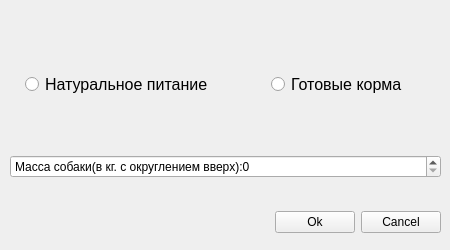
<?xml version="1.0" encoding="UTF-8"?>
<ui version="4.0">
 <class>Form</class>
 <widget class="QWidget" name="Form">
  <property name="geometry">
   <rect>
    <x>0</x>
    <y>0</y>
    <width>450</width>
    <height>250</height>
   </rect>
  </property>
  <property name="minimumSize">
   <size>
    <width>450</width>
    <height>250</height>
   </size>
  </property>
  <property name="maximumSize">
   <size>
    <width>450</width>
    <height>250</height>
   </size>
  </property>
  <property name="windowTitle">
   <string>Выберете параметры</string>
  </property>
  <widget class="QWidget" name="layoutWidget">
   <property name="geometry">
    <rect>
     <x>10</x>
     <y>10</y>
     <width>431</width>
     <height>251</height>
    </rect>
   </property>
   <property name="sizePolicy">
    <sizepolicy hsizetype="Expanding" vsizetype="Preferred">
     <horstretch>0</horstretch>
     <verstretch>0</verstretch>
    </sizepolicy>
   </property>
   <layout class="QVBoxLayout" name="verticalLayout">
    <property name="leftMargin">
     <number>0</number>
    </property>
    <item>
     <spacer name="verticalSpacer">
      <property name="orientation">
       <enum>Qt::Vertical</enum>
      </property>
      <property name="sizeType">
       <enum>QSizePolicy::Fixed</enum>
      </property>
      <property name="sizeHint" stdset="0">
       <size>
        <width>20</width>
        <height>35</height>
       </size>
      </property>
     </spacer>
    </item>
    <item>
     <layout class="QHBoxLayout" name="horizontalLayout">
      <item>
       <spacer name="horizontalSpacer_2">
        <property name="orientation">
         <enum>Qt::Horizontal</enum>
        </property>
        <property name="sizeType">
         <enum>QSizePolicy::Fixed</enum>
        </property>
        <property name="sizeHint" stdset="0">
         <size>
          <width>15</width>
          <height>20</height>
         </size>
        </property>
       </spacer>
      </item>
      <item>
       <widget class="QRadioButton" name="natural_nutritatio_btn">
        <property name="font">
         <font>
          <pointsize>12</pointsize>
         </font>
        </property>
        <property name="text">
         <string>Натуральное питание</string>
        </property>
        <attribute name="buttonGroup">
         <string notr="true">radiobtns</string>
        </attribute>
       </widget>
      </item>
      <item>
       <spacer name="horizontalSpacer">
        <property name="orientation">
         <enum>Qt::Horizontal</enum>
        </property>
        <property name="sizeType">
         <enum>QSizePolicy::Fixed</enum>
        </property>
        <property name="sizeHint" stdset="0">
         <size>
          <width>52</width>
          <height>20</height>
         </size>
        </property>
       </spacer>
      </item>
      <item>
       <widget class="QRadioButton" name="ready_food_btn">
        <property name="font">
         <font>
          <pointsize>12</pointsize>
         </font>
        </property>
        <property name="text">
         <string>Готовые корма</string>
        </property>
        <attribute name="buttonGroup">
         <string notr="true">radiobtns</string>
        </attribute>
       </widget>
      </item>
     </layout>
    </item>
    <item>
     <spacer name="verticalSpacer_2">
      <property name="orientation">
       <enum>Qt::Vertical</enum>
      </property>
      <property name="sizeType">
       <enum>QSizePolicy::Fixed</enum>
      </property>
      <property name="sizeHint" stdset="0">
       <size>
        <width>20</width>
        <height>25</height>
       </size>
      </property>
     </spacer>
    </item>
    <item>
     <widget class="QSpinBox" name="dog_mass">
      <property name="suffix">
       <string/>
      </property>
      <property name="prefix">
       <string>Масса собаки(в кг. с округлением вверх):</string>
      </property>
     </widget>
    </item>
    <item>
     <layout class="QHBoxLayout" name="horizontalLayout_2">
      <item>
       <spacer name="horizontalSpacer_3">
        <property name="orientation">
         <enum>Qt::Horizontal</enum>
        </property>
        <property name="sizeHint" stdset="0">
         <size>
          <width>40</width>
          <height>20</height>
         </size>
        </property>
       </spacer>
      </item>
      <item>
       <widget class="QPushButton" name="pushButton">
        <property name="text">
         <string>Ok</string>
        </property>
        <attribute name="buttonGroup">
         <string notr="true">dialog_btns</string>
        </attribute>
       </widget>
      </item>
      <item>
       <widget class="QPushButton" name="pushButton_2">
        <property name="text">
         <string>Cancel</string>
        </property>
        <attribute name="buttonGroup">
         <string notr="true">dialog_btns</string>
        </attribute>
       </widget>
      </item>
     </layout>
    </item>
   </layout>
  </widget>
 </widget>
 <resources/>
 <connections/>
 <buttongroups>
  <buttongroup name="dialog_btns"/>
  <buttongroup name="radiobtns"/>
 </buttongroups>
</ui>
